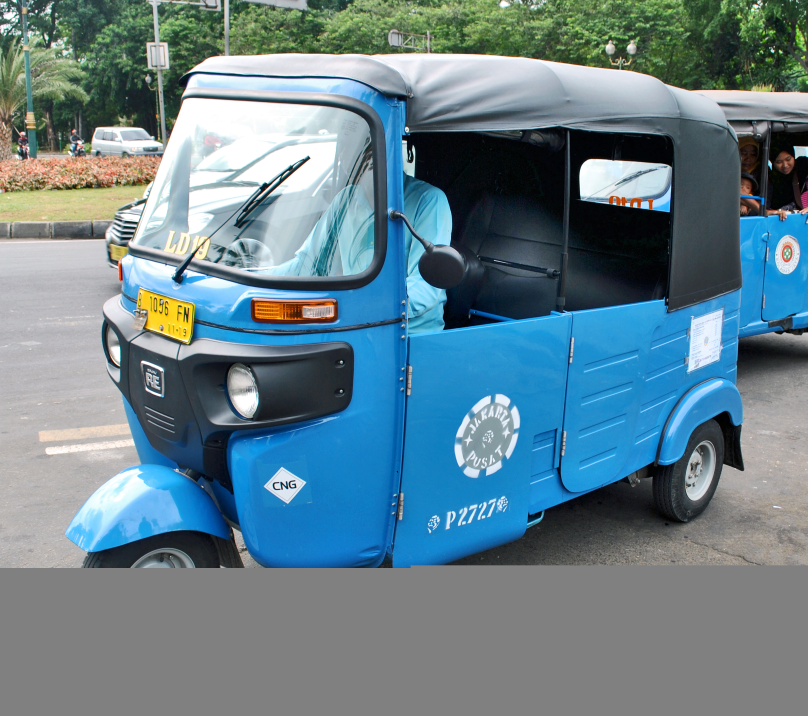
#> input picture data/vehicles/auto_3w/front_view.jpg, 2422 x 2148 px (shown at 1/3 size)
$ python -i preprocess.py   (imports and definitions only)
#> lines starting #> are read from the running program, lines starting #| are printed output that depends on the picture
import logging

import cv2
import numpy as np

logger = logging.getLogger(__name__)

TARGET_SIZE = (224, 224)

LOW_LIGHT_THRESHOLD = 50
OCCLUSION_STD_THRESHOLD = 15


# [11 lines left out: function detect_low_light, not called in this run]


def auto_enhance(image_path: str) -> str | None:
    try:
        img = cv2.imread(image_path)
#> img is the input picture: shape (2148, 2422, 3); mean B, G, R 139.7, 129.4, 102.9
        if img is None:
            return None
        lab = cv2.cvtColor(img, cv2.COLOR_BGR2LAB)
#> lab: shape (2148, 2422, 3); mean of channels 0, 1, 2 133.3, 124.7, 120.4
        lightness, a, b = cv2.split(lab)
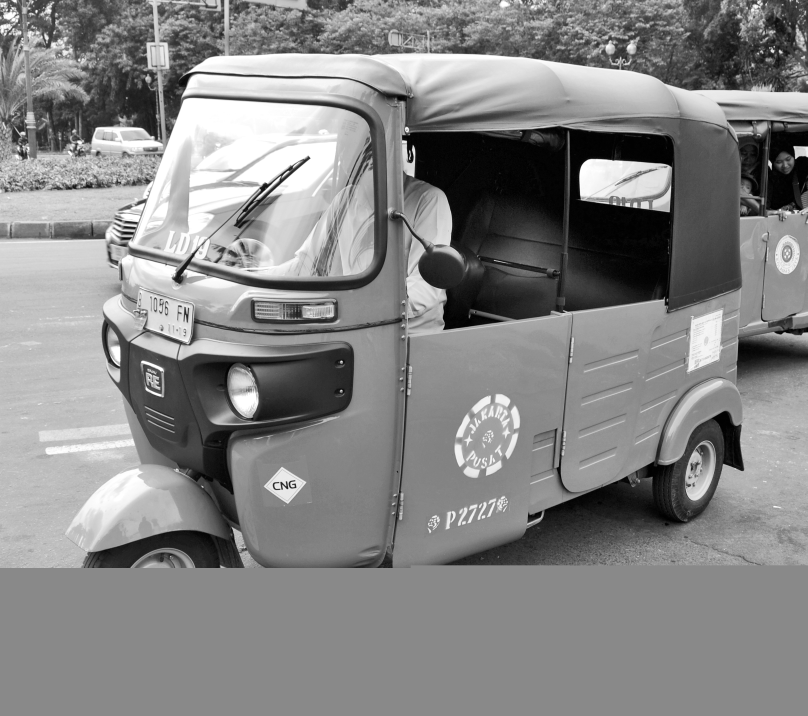
#> lightness: shape (2148, 2422) (shown at 1/3 size); min 0, max 255, mean 133.3
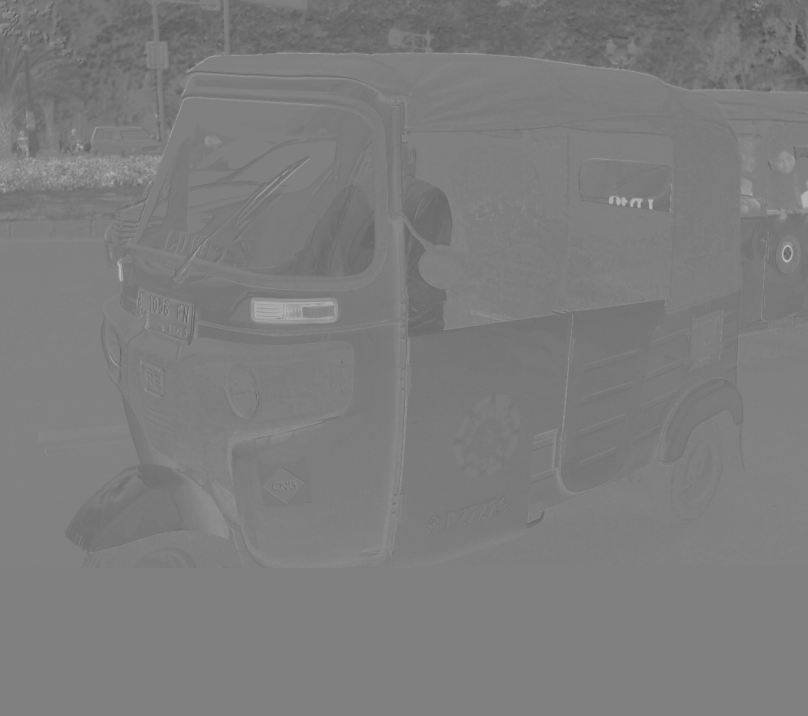
#> a: shape (2148, 2422) (shown at 1/3 size); min 69, max 194, mean 124.7
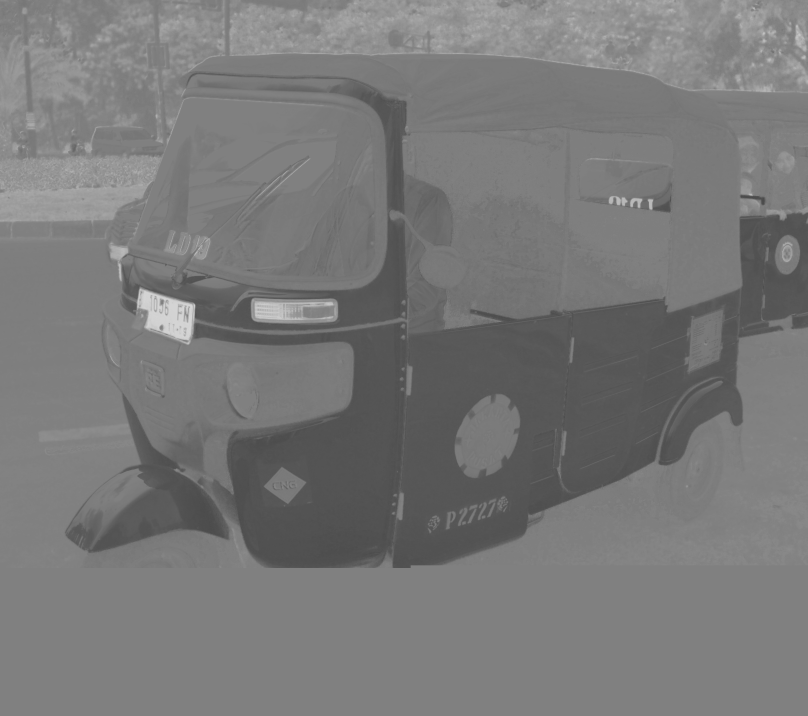
#> b: shape (2148, 2422) (shown at 1/3 size); min 68, max 218, mean 120.4
        clahe = cv2.createCLAHE(clipLimit=3.0, tileGridSize=(8, 8))
        lightness = clahe.apply(lightness)
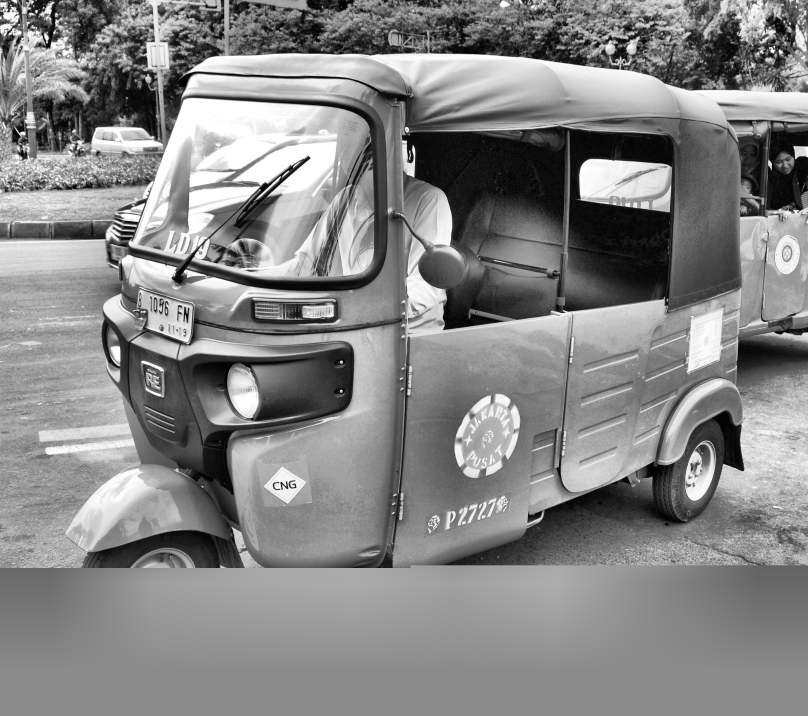
#> lightness: shape (2148, 2422) (shown at 1/3 size); min 0, max 255, mean 133.6
        enhanced = cv2.cvtColor(cv2.merge([lightness, a, b]), cv2.COLOR_LAB2BGR)
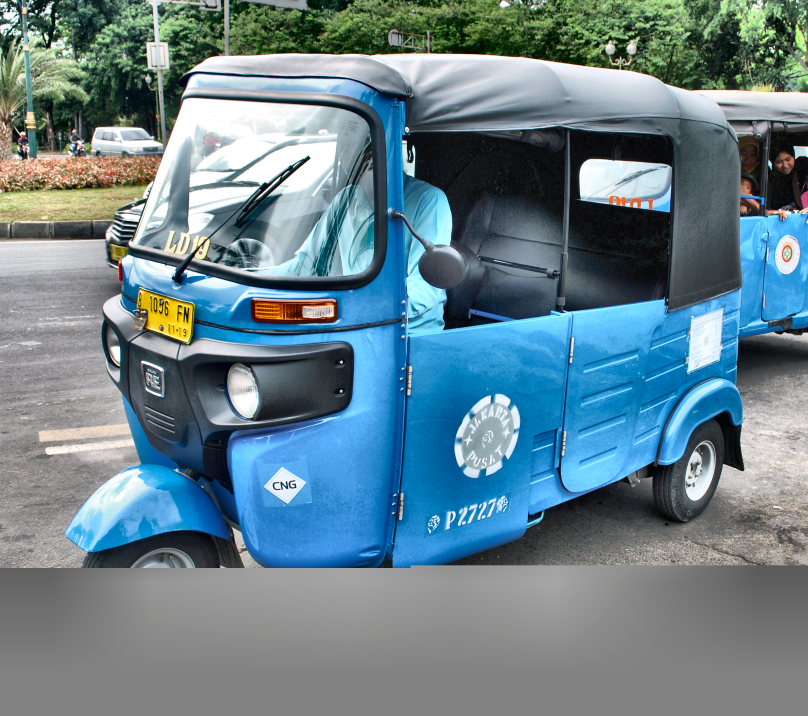
#> enhanced: shape (2148, 2422, 3) (shown at 1/3 size); mean B, G, R 140, 130, 104.7
        enhanced_path = image_path.rsplit(".", 1)[0] + "_enhanced." + image_path.rsplit(".", 1)[1]
        cv2.imwrite(enhanced_path, enhanced)
        return enhanced_path
    except Exception:
        logger.exception("Error auto-enhancing image: %s", image_path)
        return None


# [34 lines left out: functions check_occlusion, preprocess_for_classification, not called in this run]

>>> result = auto_enhance('../../../data/vehicles/auto_3w/front_view.jpg')

$ run again, on data/vehicles/auto_3w/left_side_profile.jpg
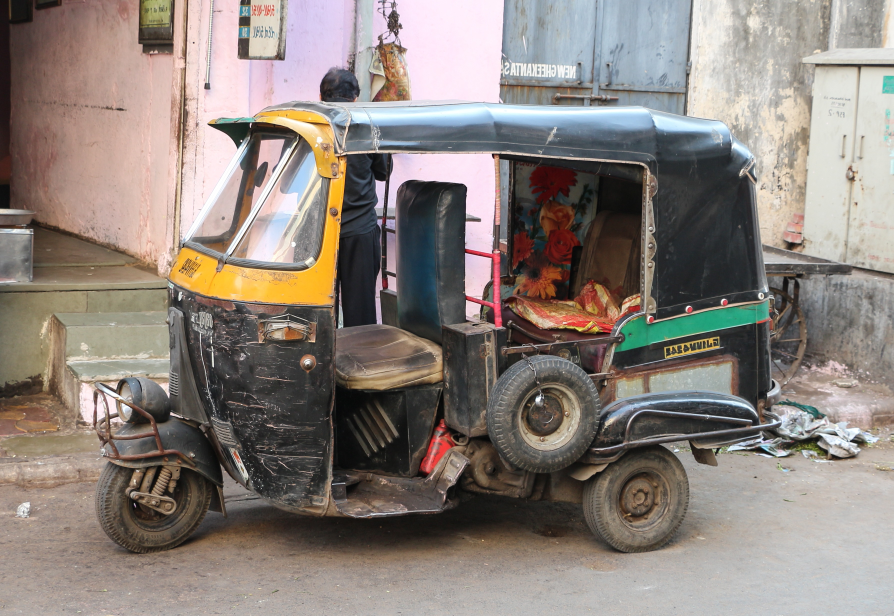
#> input picture data/vehicles/auto_3w/left_side_profile.jpg, 3576 x 2464 px (shown at 1/4 size)
#> in auto_enhance, img is the input picture: shape (2464, 3576, 3); mean B, G, R 123.7, 130.1, 139.8
#> lab: shape (2464, 3576, 3); mean of channels 0, 1, 2 137.7, 131, 133
#> in auto_enhance, `lightness, a, b = cv2.split(lab)`:
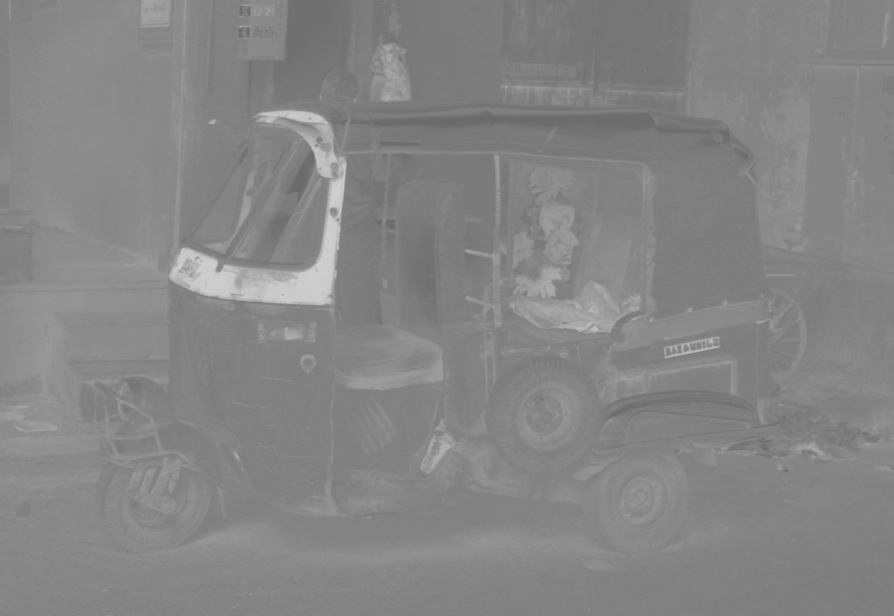
#> b: shape (2464, 3576) (shown at 1/4 size); min 101, max 208, mean 133
#> in auto_enhance, `enhanced = cv2.cvtColor(cv2.merge([lightness, a, b]), cv2.COLOR_LAB2BGR)`:
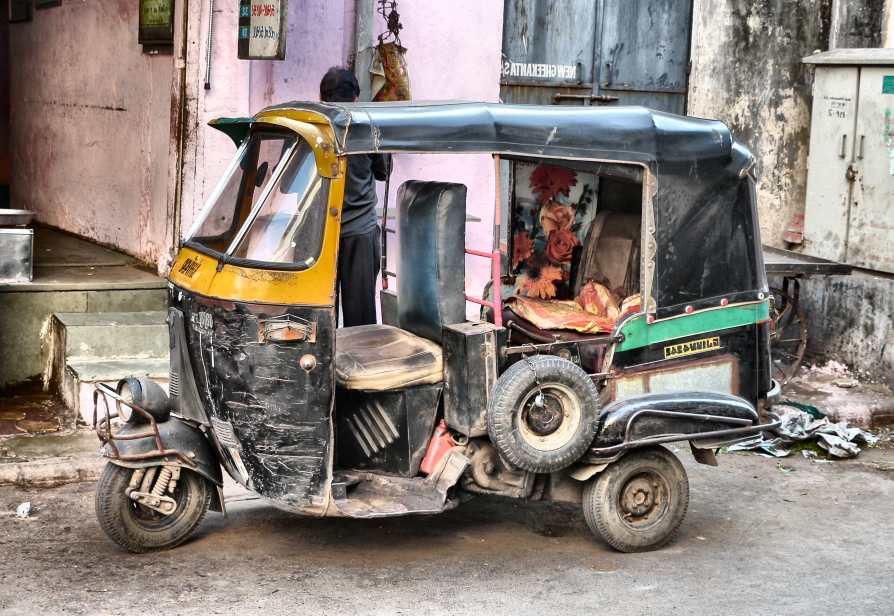
#> enhanced: shape (2464, 3576, 3) (shown at 1/4 size); mean B, G, R 123, 129.7, 139.2

$ run again, on data/vehicles/auto_3w/rear_view.jpg
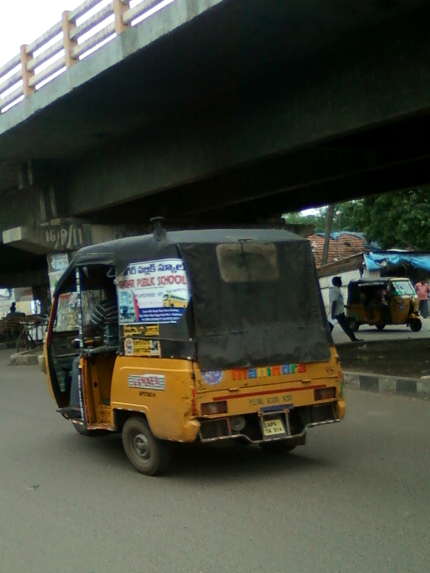
#> input picture data/vehicles/auto_3w/rear_view.jpg, 859 x 1146 px (shown at 1/2 size)
#> in auto_enhance, img is the input picture: shape (1146, 859, 3); mean B, G, R 59.6, 71.1, 68.4
#> lab: shape (1146, 859, 3); mean of channels 0, 1, 2 72.9, 125.3, 134.1
#> in auto_enhance, `lightness, a, b = cv2.split(lab)`:
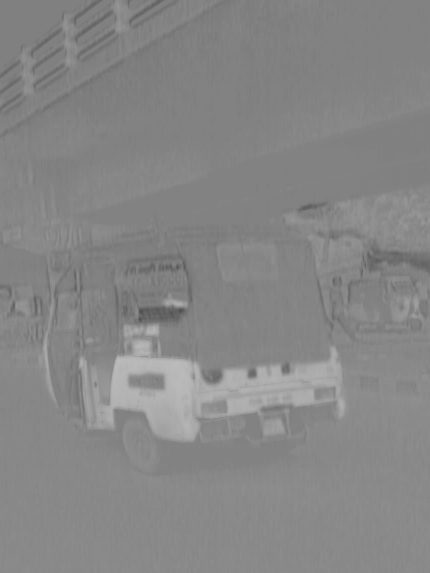
#> b: shape (1146, 859) (shown at 1/2 size); min 76, max 188, mean 134.1
#> in auto_enhance, `enhanced = cv2.cvtColor(cv2.merge([lightness, a, b]), cv2.COLOR_LAB2BGR)`:
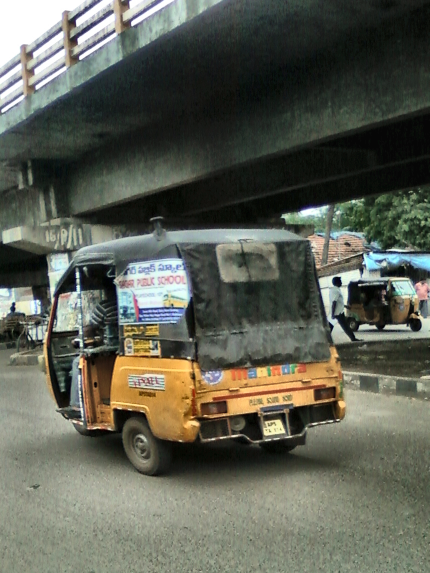
#> enhanced: shape (1146, 859, 3) (shown at 1/2 size); mean B, G, R 84.4, 96.1, 93.8
